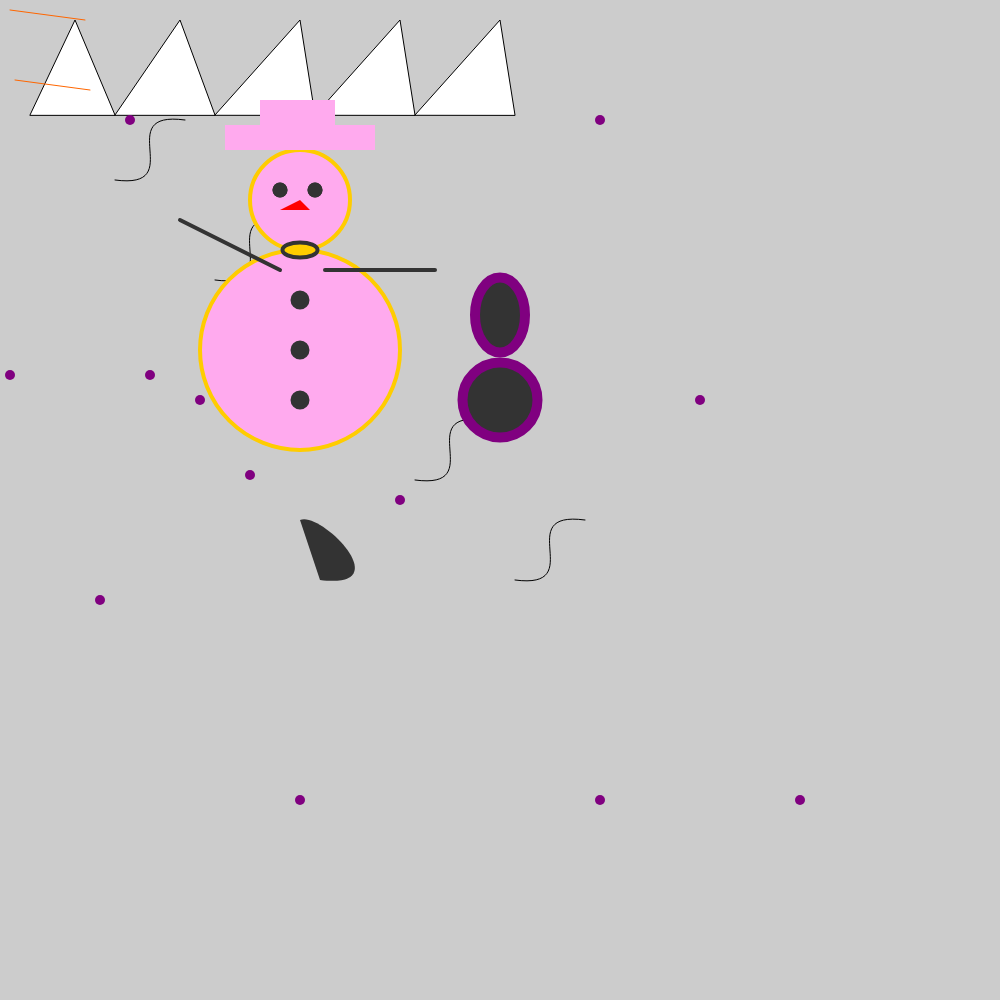
Frame 1 (no input)
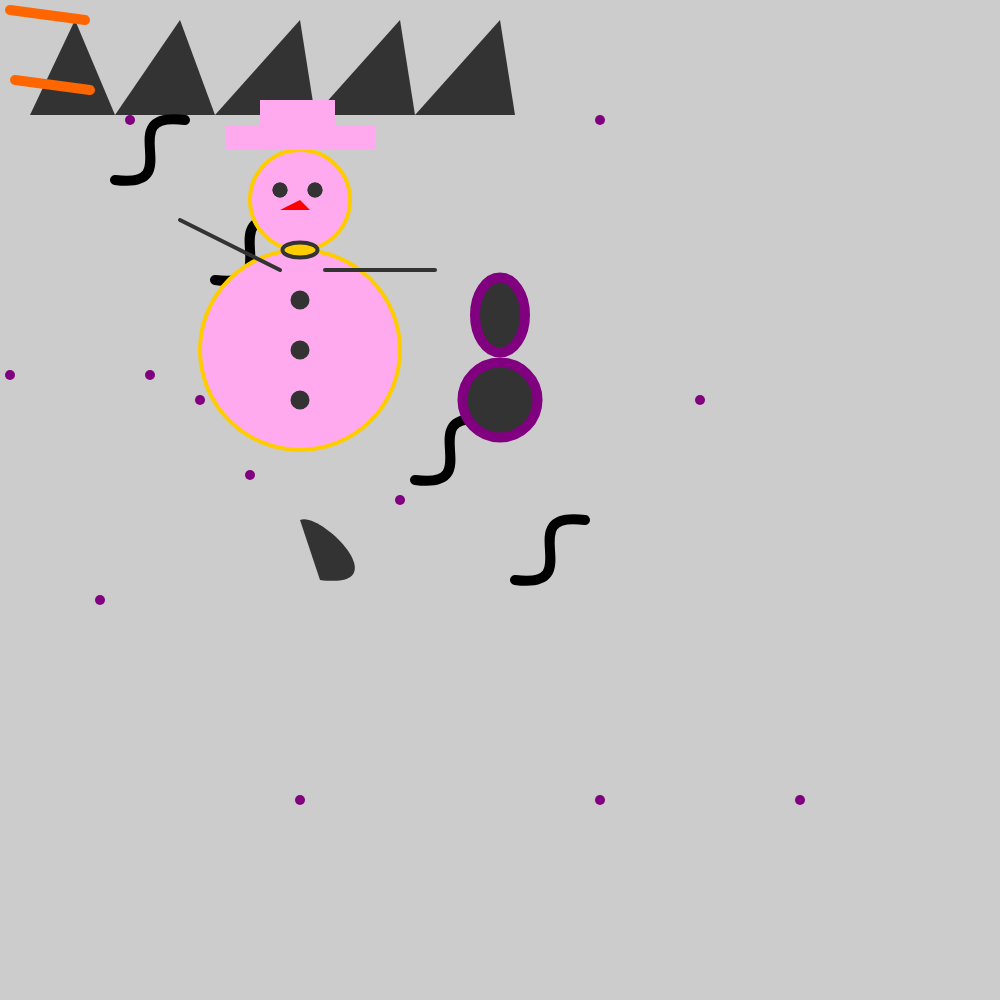
Frame 60 (no input)
Frame 120 (the mouse pressed at the canvas centre since frame 60): identical to frame 60, image omitted

The p5.js sketch that drew these frames (run headless with seeded random() and noise() and a simulated clock; from frame 60 on, the mouse is pressed at the canvas centre):

// p5.js sketch
// ── sketch.js
function setup() {
  createCanvas(1000, 1000);
}

console.log;
let username = prompt("Waht color snowman do you want?");
console.log("Pink or Blue");

function draw() {
 background(204);

 //environment
 triangle(30, 115, 75, 20, 115, 115);
 triangle(115, 115, 180, 20, 215, 115);
 triangle(215, 115, 300, 20, 315, 115);
 triangle(315, 115, 400, 20, 415, 115);
 triangle(415, 115, 500, 20, 515, 115);
 noFill();
stroke(255, 102, 0);
line(85, 20, 10, 10);
line(90, 90, 15, 80);
stroke(0, 0, 0);
bezier(185, 120, 110, 110, 190, 190, 115, 180);
bezier(285, 220, 210, 210, 290, 290, 215, 280);
bezier(385, 320, 310, 310, 390, 390, 315, 380);
bezier(485, 420, 410, 410, 490, 490, 415, 480);
bezier(585, 520, 510, 510, 590, 590, 515, 580);
stroke('purple'); 
strokeWeight(10); 
point(130, 120);
point(200, 400);
point(600, 800);
point(150, 375);
point(400, 500);
point(100, 600);
point(300, 800);
point(250, 475);
point(600, 120);
point(700, 400);
point(800, 800);
point(10, 375);
 //snowman body
  fill('#fae');
  stroke(255, 204, 0);
  strokeWeight(4);
  ellipse (300, 200, 100, 100);
  ellipse (300, 350, 200, 200);
  noStroke();
  rect (225, 125, 150, 25);
  rect (260, 100, 75, 25);
  fill(51);
  ellipse (280, 190, 15, 15);
  ellipse (315, 190, 15, 15);
  fill('red');
  triangle (300, 200, 280, 210, 310, 210);
  fill(255, 204, 0);
  strokeWeight(4);
  stroke(51);
  line(180, 220, 280, 270);
  line(325, 270, 435, 270);
  ellipse (280, 190, 5, 5);
  ellipse (315, 190, 5, 5);
  ellipse (300, 250, 35, 15);
  fill(51);
  ellipse (300, 300, 15, 15);
  ellipse (300, 350, 15, 15);
  ellipse (300, 400, 15, 15);
  //snowman friend
  stroke('purple'); 
  strokeWeight(10); 
  ellipse (500, 400, 75, 75);
  ellipse (500, 315, 50, 75);
  noStroke();
  fill(51);
  ellipse (280, 190, 15, 15);
  ellipse (315, 190, 15, 15);
  bezier(300, 520, 320, 510, 400, 590, 320, 580);

}
